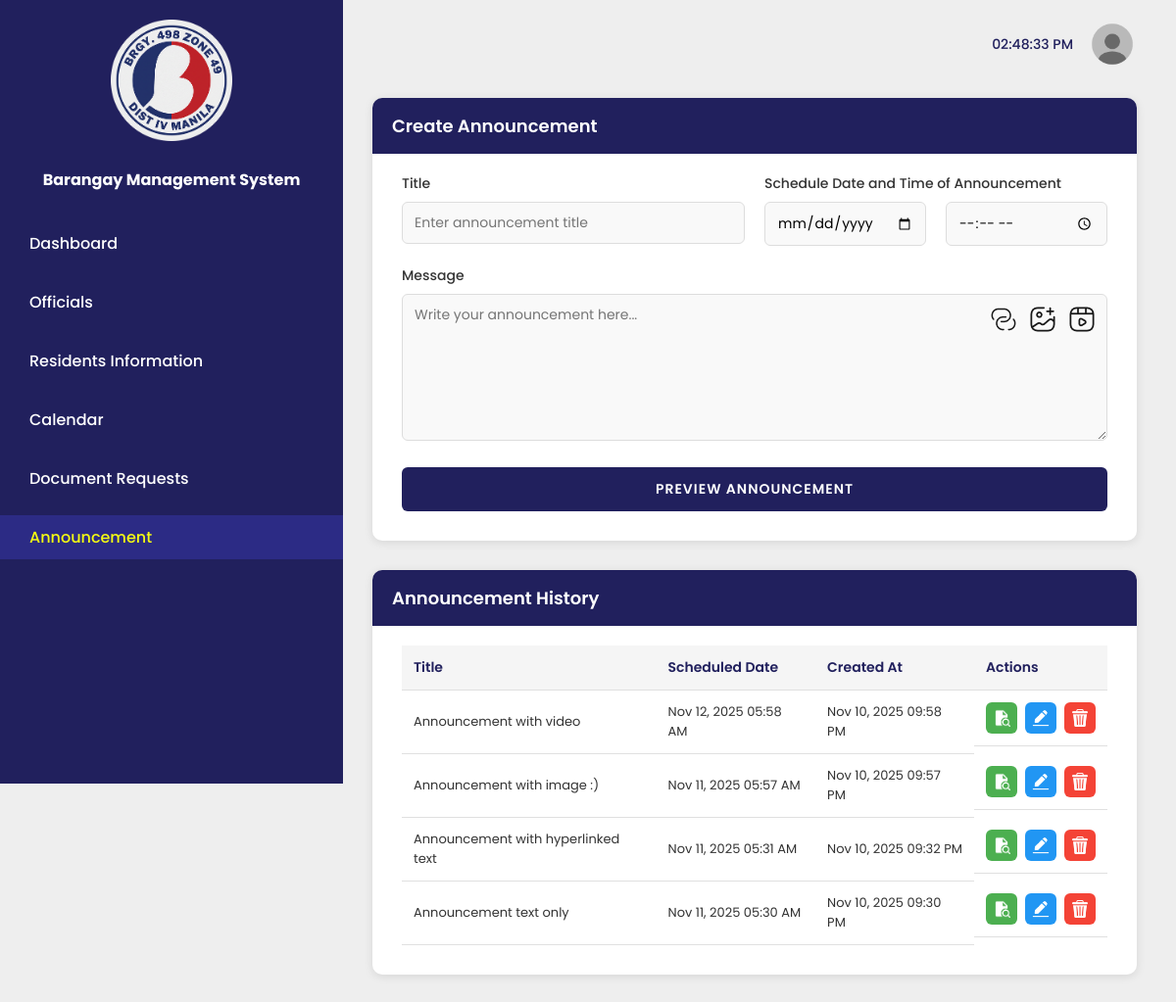
Screenshot of /admin-announcement/admin-announcement.php with the database file from the repository.
### tables this page shows
CREATE TABLE `announcements` (
  `announcement_id` int(11) NOT NULL,
  `title` varchar(255) NOT NULL,
  `message` text NOT NULL,
  `send_to` enum('all','residents','officials') NOT NULL DEFAULT 'all',
  `scheduled_date` datetime NOT NULL,
  `image_path` varchar(500) DEFAULT NULL,
  `video_path` varchar(500) DEFAULT NULL,
  `created_at` timestamp NOT NULL DEFAULT current_timestamp(),
  `updated_at` timestamp NOT NULL DEFAULT current_timestamp() ON UPDATE current_timestamp()
);

### admin-announcement/admin-announcement.php (the view, shortened to what this page needs)
<?php
$servername = "localhost";
$username = "root";
$password = "";
$dbname = "498portal";
$conn = new mysqli($servername, $username, $password, $dbname);
$conn->set_charset("utf8mb4");
$announcements_sql = "SELECT * FROM announcements ORDER BY scheduled_date DESC, created_at DESC";
$announcements_result = $conn->query($announcements_sql);
?>
<!DOCTYPE html>
<html lang="en">
  <head>
    <link rel="stylesheet" href="../admin-announcement/admin-announcement.css" />
    <link rel="stylesheet" href="../preloader/preloader.css" />
    <link rel="stylesheet" href="../logout-modal.css" />
  </head>
  <body>
    <div class="sidebar" id="sidebar">
      <img
        src="../images/barangay-logo.png"
        alt="barangay-logo"
        class="barangay-logo"
      />
      <h1>Barangay Management System</h1>
      <nav class="menu">
        <ul class="menu-items">
          <li>
            <a href="../admin-dashboard.php">Dashboard</a>
          </li>
          <li><a href="../admin-officials/admin-officials.php">Officials</a></li>
          <li>
            <a href="../admin-residents-info/admin-residents.php"
              >Residents Information</a
            >
          </li>
          <li><a href="../admin-calendar/admin-calendar.php">Calendar</a></li>
          <li>
            <a href="../admin-document-req/admin-document-requests.php"
              >Document Requests</a
            >
          </li>
          <li>
            <a href="../admin-announcement/admin-announcement.php" class="active">Announcement</a>
          </li>
        </ul>
      </nav>
    </div>
    <div class="main-container">
      <div class="header">
        <div class="clock" id="clock">12:00:00 AM</div>
        <a href="../landingpage/index.php" class="logout-logo" id="logoutBtn">
          <img src="../images/logout.png" alt="logout" class="logout-logo" />
        </a>
      </div>
      <div class="content-box">
        <div class="content-header">Create Announcement</div>
        <form class="announcement-form" id="announcementForm" enctype="multipart/form-data">
          <div class="form-group">
            <label>Title</label>
            <input
              type="text"
              id="titleInput"
              placeholder="Enter announcement title"
              required
            />
          </div>
          <div class="form-group">
            <label>Schedule Date and Time of Announcement</label>
            <div class="datetime-container">
            <input type="date" id="dateInput" required />
            <input type="time" id="timeInput" required />
            </div>
          </div>
          <div class="form-group full-width">
            <label>Message</label>
            <div class="textarea-wrapper">
              <textarea
                id="messageInput"
                placeholder="Write your announcement here..."
                required
                class="message-input"
              ></textarea>
              <div class="input-icons">
                <button
                  type="button"
                  class="icon-btn"
                  id="linkBtn"
                  data-tooltip="Add Link"
                  title="Add Link"
                >
                  <img src="../images/link-logo.png" alt="link-logo" />
                </button>
                <button
                  type="button"
                  class="icon-btn"
                  id="imageBtn"
                  data-tooltip="Add Image"
                  title="Add Image"
                >
                  <img
                    src="../images/attachphoto-logo.png"
                    alt="attachphoto-logo"
                  />
                </button>
                <button
                  type="button"
                  class="icon-btn"
                  id="videoBtn"
                  data-tooltip="Add Video"
                  title="Add Video"
                >
                  <img
                    src="../images/attachvideo-logo.png"
                    alt="attachvideo-logo"
                  />
                </button>
              </div>
            </div>
          </div>
          <div class="form-group full-width">
            <button type="button" onclick="showPreview()" class="send-btn">PREVIEW ANNOUNCEMENT</button>
          </div>
        </form>
      </div>
      <div class="content-box history-box">
        <div class="content-header">Announcement History</div>
        <div class="announcements-table">
          <table>
            <thead>
              <tr>
                <th>Title</th>
                <th>Scheduled Date</th>
                <th>Created At</th>
                <th>Actions</th>
              </tr>
            </thead>
            <tbody>
              <?php if ($announcements_result && $announcements_result->num_rows > 0): ?>
                <?php while($announcement = $announcements_result->fetch_assoc()): ?>
                  <tr>
                    <td><?php echo htmlspecialchars($announcement['title']); ?></td>
                    <td><?php echo date('M d, Y h:i A', strtotime($announcement['scheduled_date'])); ?></td>
                    <td><?php echo date('M d, Y h:i A', strtotime($announcement['created_at'])); ?></td>
                    <td class="action-buttons">
                      <button class="btn-view" onclick="viewAnnouncement(<?php echo $announcement['announcement_id']; ?>)">
                        <img src="../images/view-icon.png" alt="View" title="View" />
                      </button>
                      <button class="btn-edit" onclick="editAnnouncement(<?php echo $announcement['announcement_id']; ?>)">
                        <img src="../images/edit-icon.png" alt="Edit" title="Edit" />
                      </button>
                      <button class="btn-delete" onclick="deleteAnnouncement(<?php echo $announcement['announcement_id']; ?>)">
                        <img src="../images/delete-icon.png" alt="Delete" title="Delete" />
                      </button>
                    </td>
                  </tr>
                <?php endwhile; ?>
              <?php else: ?>
                <tr>
                  <td colspan="4" style="text-align: center; padding: 20px;">No announcements found</td>
                </tr>
              <?php endif; ?>
            </tbody>
          </table>
        </div>
      </div>
    </div>
  </body>
</html>

### admin-announcement/admin-announcement.css (style rules this page uses)
* { font-family: "Poppins", sans-serif; margin: 0; padding: 0; box-sizing: border-box; }
body { background-color: #eeeeee; }
.sidebar { display: block; position: fixed; background-color: #21205d; color: white; width: 350px; min-height: 100vh; text-align: center; padding: 20px; z-index: 1000; overflow-y: auto; }
.barangay-logo { width: 40%; padding-bottom: 20px; }
.sidebar h1 { font-size: 1em; margin-bottom: 30px; }
.menu-items { list-style: none; text-align: start; }
.menu-items li { margin-bottom: 15px; }
.menu-items a { text-decoration: none; color: white; display: block; padding: 10px 30px; margin: 0 -20px; transition: 0.3s; font-weight: 500; }
.menu-items a.active { background-color: #2c2b85; color: #f5fd12; }
.main-container { margin-left: 340px; padding: 20px 40px; }
.header { display: flex; justify-content: flex-end; align-items: center; gap: 15px; margin-bottom: 30px; }
.clock { font-size: 14px; color: #21205d; font-weight: 500; }
.logout-logo { width: 50px; border-radius: 50%; display: flex; align-items: center; justify-content: center; cursor: pointer; transition: 0.3s; }
.content-box { background-color: white; border-radius: 10px; padding: 30px; box-shadow: 0 2px 10px rgba(0, 0, 0, 0.1); margin-bottom: 30px; }
.history-box { margin-top: 30px; }
.content-header { background-color: #21205d; color: white; padding: 15px 20px; margin: -30px -30px 20px -30px; border-radius: 10px 10px 0 0; font-size: 18px; font-weight: 600; }
.announcement-form { display: grid; grid-template-columns: 1fr 1fr; gap: 20px; align-items: start; }
.form-group { display: flex; flex-direction: column; gap: 8px; }
.form-group.full-width { grid-column: 1 / -1; }
.form-group label { font-size: 14px; color: #333; font-weight: 500; }
.message-input { width: 100%; }
.form-group input, .form-group select, .form-group textarea { padding: 10px 12px; border: 1px solid #ddd; border-radius: 6px; font-size: 14px; background-color: #f9f9f9; transition: 0.3s; }
.form-group textarea { min-height: 150px; resize: vertical; font-family: "Poppins", sans-serif; padding-right: 120px; }
.textarea-wrapper { position: relative; }
.input-icons { position: absolute; top: 10px; right: 10px; display: flex; gap: 8px; }
.icon-btn { width: 32px; height: 32px; border: none; background-color: #f0f0f000; border-radius: 6px; cursor: pointer; display: flex; align-items: center; justify-content: center; font-size: 16px; transition: 0.3s; }
.datetime-container { display: flex; width: 100%; justify-content: flex-end; gap: 20px; }
.datetime-container input[type="date"], .datetime-container input[type="time"] { flex: 1; max-width: none; }
.send-btn { padding: 12px 30px; background-color: #21205d; color: white; border: none; border-radius: 6px; font-size: 14px; font-weight: 600; cursor: pointer; transition: transform 0.3s ease-in-out, color 0s ease-in-out; text-transform: uppercase; letter-spacing: 1px; width: 100%; }
.announcements-table { overflow-x: auto; }
.announcements-table table { width: 100%; border-collapse: collapse; }
.announcements-table thead { background-color: #f5f5f5; }
.announcements-table th, .announcements-table td { padding: 12px; text-align: left; border-bottom: 1px solid #e0e0e0; }
.announcements-table th { font-weight: 600; color: #21205d; font-size: 14px; }
.announcements-table td { font-size: 13px; color: #333; }
.action-buttons { display: flex; gap: 8px; justify-content: center; }
.btn-view, .btn-edit, .btn-delete { width: 32px; height: 32px; border: none; border-radius: 6px; cursor: pointer; display: flex; align-items: center; justify-content: center; transition: 0.3s; padding: 0; }
.btn-view { background-color: #4caf50; }
.btn-edit { background-color: #2196f3; }
.btn-delete { background-color: #f44336; }
.btn-view img, .btn-edit img, .btn-delete img { width: 18px; height: 18px; filter: brightness(0) invert(1); }

### rows the page displays
announcements: title "Announcement with video", scheduled_date "Nov 12, 2025 05:58 AM", created_at "Nov 10, 2025 09:58 PM"
announcements: title "Announcement with image :)", scheduled_date "Nov 11, 2025 05:57 AM", created_at "Nov 10, 2025 09:57 PM"
announcements: title "Announcement with hyperlinked text", scheduled_date "Nov 11, 2025 05:31 AM", created_at "Nov 10, 2025 09:32 PM"
announcements: title "Announcement text only", scheduled_date "Nov 11, 2025 05:30 AM", created_at "Nov 10, 2025 09:30 PM"
